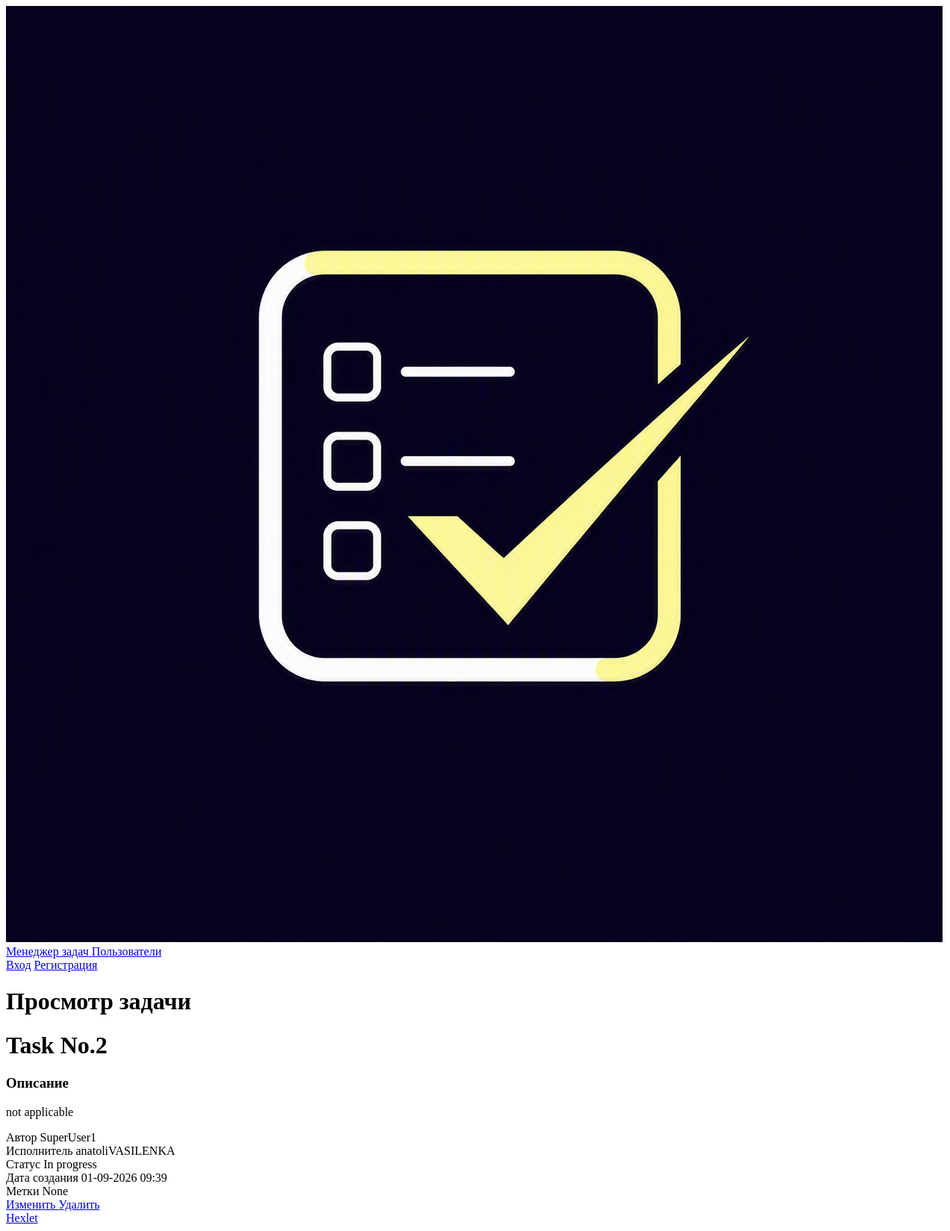
Before: /tasks/2/ with the older database file.
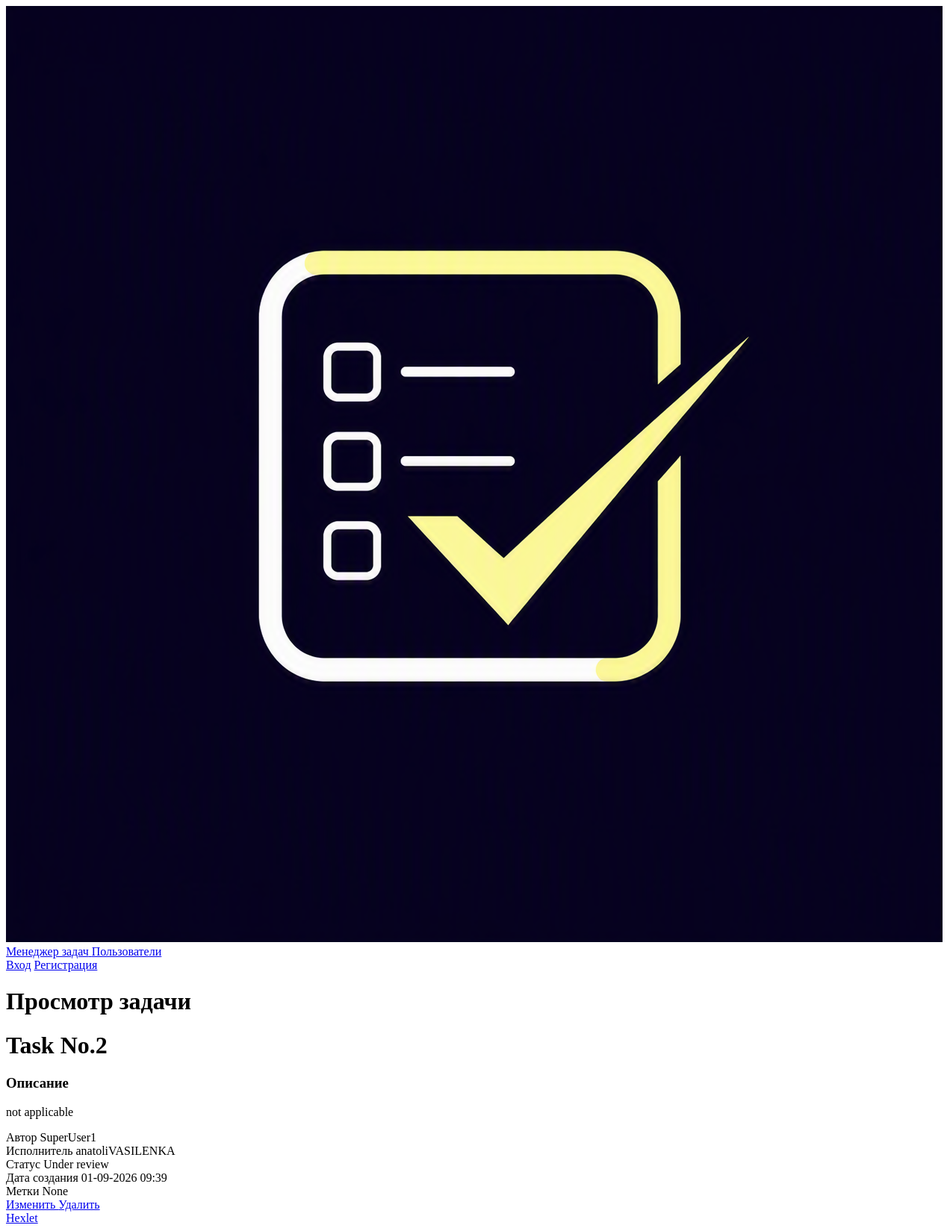
After: the same page with the newer database file.
### task_manager/task/models.py (models this page shows)
class Task(models.Model):
    name = models.CharField(max_length=200)
    created_at = models.DateTimeField(auto_now_add=True)
    status = models.ForeignKey(Status, on_delete=models.PROTECT)
    author = models.ForeignKey(User, related_name='created_tasks', on_delete=models.PROTECT)
    performer = models.ForeignKey(User, related_name='assigned_tasks', null=True, on_delete=models.SET_NULL)
    description = models.CharField(max_length=200, blank=True, null=True)
    label = models.ManyToManyField(Label, related_name='assigned_labels', blank=True)

### task_manager/status/models.py (models this page shows, shortened)
class Status(models.Model):
    name = models.CharField(max_length=200, unique=True)
    created_at = models.DateTimeField(auto_now_add=True)

### task_manager/user/models.py (models this page shows)
class User(AbstractUser):
    pass

### task_manager/task/views.py (the view)
# urls.py: path("<int:id>/", TaskDetailView.as_view(), name='task_detail'),
class TaskDetailView(View):
    def get(self, request, *args, **kwargs):
        task_id = kwargs.get('id')
        task = get_object_or_404(Task, id=task_id)
        return render(
            request,
            'task/task_detail.html',
            context={
                'task': task
            }
        )

### templates/task/task_detail.html (shortened to what this page needs)
{% extends "base.html" %}
{% load tailwind_cli %}
{% block content %}
<div class="max-w-2xl mx-auto mt-8">
    <h1 class="text-2xl font-bold mb-6">Просмотр задачи</h1>
    <h1 class="text-3xl font-extrabold text-slate-900 mb-6">{{ task.name }}</h1>
    <div class="border border-slate-200 rounded-lg p-6 bg-white shadow-sm space-y-6">
        <div>
            <h3 class="text-xs font-semibold text-slate-400 uppercase tracking-wider mb-2">Описание</h3>
            <p class="text-slate-700 text-base leading-relaxed bg-slate-50 p-4 rounded border border-slate-100">
                {% if task.description %}
                    {{ task.description }}
                {% else %}
                    <span class="text-slate-400 italic">Описание отсутствует</span>
                {% endif %}
            </p>
        </div>
        <div class="grid grid-cols-1 md:grid-cols-2 gap-6 pt-4 border-t border-slate-100">
            <div>
                <span class="block text-xs font-semibold text-slate-400 uppercase tracking-wider">Автор</span>
                <span class="text-slate-900 font-medium mt-1 block">{{ task.author.username }}</span>
            </div>
            <div>
                <span class="block text-xs font-semibold text-slate-400 uppercase tracking-wider">Исполнитель</span>
                <span class="text-slate-900 font-medium mt-1 block">
                    {% if task.performer %}
                        {{ task.performer.username }}
                    {% else %}
                        <span class="text-slate-400 italic">Не назначен</span>
                    {% endif %}
                </span>
            </div>
            <div>
                <span class="block text-xs font-semibold text-slate-400 uppercase tracking-wider">Статус</span>
                <span class="inline-block mt-2 px-3 py-1 bg-indigo-50 text-indigo-700 text-xs font-bold rounded-full border border-indigo-100">
                    {{ task.status.name }}
                </span>
            </div>
            <div>
                <span class="block text-xs font-semibold text-slate-400 uppercase tracking-wider">Дата создания</span>
                <span class="text-slate-500 text-sm mt-1 block">{{ task.created_at|date:"d-m-Y H:i" }}</span>
            </div>
            <div>
                <span class="block text-xs font-semibold text-slate-400 uppercase tracking-wider">Метки</span>
                <span class="text-slate-500 text-sm mt-1 block">{{ task.label.name }}</span>
            </div>
                <a href="{% url 'task_update' task.id %}"
                    class="text-indigo-600 hover:text-indigo-900 hover:underline">
                    Изменить
                </a>
                <a href="{% url 'task_delete' task.id %}"
                    class="text-red-600 hover:text-red-900 hover:underline">
                    Удалить
                </a>
        </div>
{% endblock %}

Changed rows visible on the page:
changed Task "Task No.2": status.name "In progress" → "Under review"
